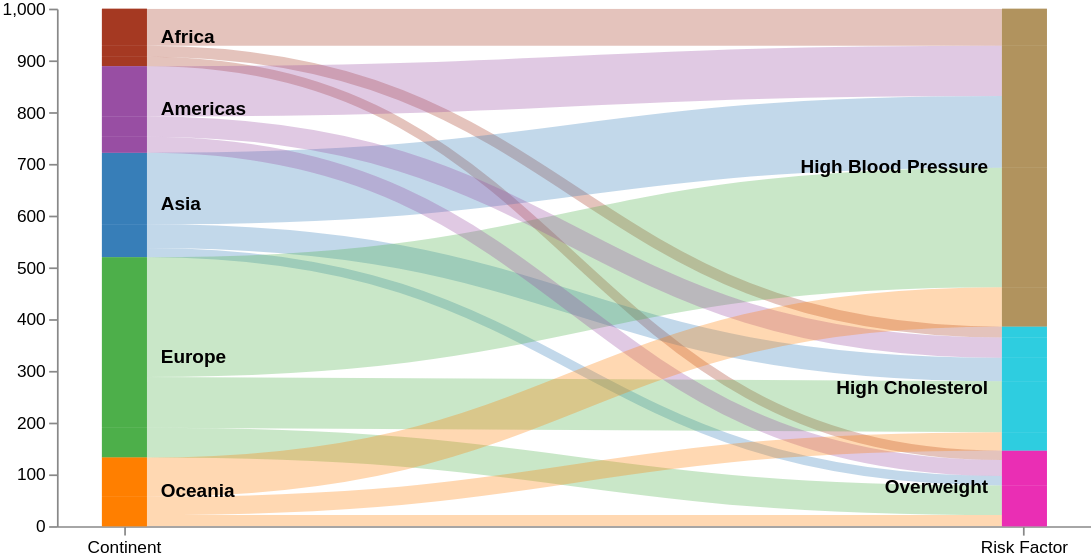

Source (Vega-Lite JSON):
### Vega specification from a JSON file in a GitHub repository (floating-point values rounded to 4 significant figures)
{"$schema": "https://vega.github.io/schema/vega/v5.2.json", "height": 300, "width": 600, "data": [{"name": "rawData", "values": [{"key": {"stk1": "Africa", "stk2": "Overweight"}, "doc_count": 18.47}, {"key": {"stk1": "Africa", "stk2": "High Cholesterol"}, "doc_count": 21.34}, {"key": {"stk1": "Africa", "stk2": "High Blood Pressure"}, "doc_count": 71.8}, {"key": {"stk1": "Asia", "stk2": "Overweight"}, "doc_count": 18.18}, {"key": {"stk1": "Asia", "stk2": "High Cholesterol"}, "doc_count": 45.59}, {"key": {"stk1": "Asia", "stk2": "High Blood Pressure"}, "doc_count": 138.5}, {"key": {"stk1": "Europe", "stk2": "Overweight"}, "doc_count": 57.43}, {"key": {"stk1": "Europe", "stk2": "High Cholesterol"}, "doc_count": 98.45}, {"key": {"stk1": "Europe", "stk2": "High Blood Pressure"}, "doc_count": 231.4}, {"key": {"stk1": "Americas", "stk2": "Overweight"}, "doc_count": 30.86}, {"key": {"stk1": "Americas", "stk2": "High Cholesterol"}, "doc_count": 39.15}, {"key": {"stk1": "Americas", "stk2": "High Blood Pressure"}, "doc_count": 97.32}, {"key": {"stk1": "Oceania", "stk2": "Overweight"}, "doc_count": 21.37}, {"key": {"stk1": "Oceania", "stk2": "High Cholesterol"}, "doc_count": 35.42}, {"key": {"stk1": "Oceania", "stk2": "High Blood Pressure"}, "doc_count": 76.09}], "transform": [{"type": "formula", "expr": "datum.key.stk1", "as": "stk1"}, {"type": "formula", "expr": "datum.key.stk2", "as": "stk2"}, {"type": "formula", "expr": "datum.doc_count", "as": "size"}]}, {"name": "nodes", "source": "rawData", "transform": [{"type": "filter", "expr": "!groupSelector || groupSelector.stk1 == datum.stk1 || groupSelector.stk2 == datum.stk2"}, {"type": "formula", "expr": "datum.stk1+datum.stk2", "as": "key"}, {"type": "fold", "fields": ["stk1", "stk2"], "as": ["stack", "grpId"]}, {"type": "formula", "expr": "datum.stack == 'stk1' ? datum.stk1+' '+datum.stk2 : datum.stk2+' '+datum.stk1", "as": "sortField"}, {"type": "stack", "groupby": ["stack"], "sort": {"field": "sortField", "order": "descending"}, "field": "size"}, {"type": "formula", "expr": "(datum.y0+datum.y1)/2", "as": "yc"}]}, {"name": "groups", "source": "nodes", "transform": [{"type": "aggregate", "groupby": ["stack", "grpId"], "fields": ["size"], "ops": ["sum"], "as": ["total"]}, {"type": "stack", "groupby": ["stack"], "sort": {"field": "grpId", "order": "descending"}, "field": "total"}, {"type": "formula", "expr": "scale('y', datum.y0)", "as": "scaledY0"}, {"type": "formula", "expr": "scale('y', datum.y1)", "as": "scaledY1"}, {"type": "formula", "expr": "datum.stack == 'stk1'", "as": "rightLabel"}, {"type": "formula", "expr": "datum.total/domain('y')[1]", "as": "percentage"}]}, {"name": "destinationNodes", "source": "nodes", "transform": [{"type": "filter", "expr": "datum.stack == 'stk2'"}]}, {"name": "edges", "source": "nodes", "transform": [{"type": "filter", "expr": "datum.stack == 'stk1'"}, {"type": "lookup", "from": "destinationNodes", "key": "key", "fields": ["key"], "as": ["target"]}, {"type": "linkpath", "orient": "horizontal", "shape": "diagonal", "sourceY": {"expr": "scale('y', datum.yc)"}, "sourceX": {"expr": "scale('x', 'stk1') + bandwidth('x')"}, "targetY": {"expr": "scale('y', datum.target.yc)"}, "targetX": {"expr": "scale('x', 'stk2')"}}, {"type": "formula", "expr": "range('y')[0]-scale('y', datum.size)", "as": "strokeWidth"}, {"type": "formula", "expr": "datum.size/domain('y')[1]", "as": "percentage"}]}], "scales": [{"name": "x", "type": "band", "range": "width", "domain": ["stk1", "stk2"], "paddingOuter": 0.05, "paddingInner": 0.95}, {"name": "y", "type": "linear", "range": "height", "domain": {"data": "nodes", "field": "y1"}}, {"name": "color", "type": "ordinal", "range": ["#a53922", "#377eb8", "#4daf4a", "#984ea3", "#ff7f00"], "domain": {"data": "rawData", "field": "stk1"}}, {"name": "color2", "type": "ordinal", "range": ["#ea2eb4", "#2ecde0", "#b1935e"], "domain": {"data": "rawData", "field": "stk2"}}, {"name": "stackNames", "type": "ordinal", "range": ["Continent", "Risk Factor"], "domain": ["stk1", "stk2"]}], "axes": [{"orient": "bottom", "scale": "x", "encode": {"labels": {"update": {"text": {"scale": "stackNames", "field": "value"}}}}}, {"orient": "left", "scale": "y"}], "marks": [{"type": "path", "name": "edgeMark", "from": {"data": "edges"}, "clip": true, "encode": {"update": {"stroke": [{"test": "groupSelector && groupSelector.stack=='stk1'", "scale": "color", "field": "stk2"}, {"scale": "color", "field": "stk1"}], "strokeWidth": {"field": "strokeWidth"}, "path": {"field": "path"}, "strokeOpacity": {"signal": "!groupSelector && (groupHover.stk1 == datum.stk1 || groupHover.stk2 == datum.stk2) ? 0.9 : 0.3"}, "zindex": {"signal": "!groupSelector && (groupHover.stk1 == datum.stk1 || groupHover.stk2 == datum.stk2) ? 1 : 0"}, "tooltip": {"signal": "{'Continent: ': datum.stk1, 'Risk Factor: ': datum.stk2, 'Death Rate (per 100,000 People): ': format(datum.size, ',.2f')}"}}, "hover": {"strokeOpacity": {"value": 1}}}}, {"type": "rect", "name": "groupMark", "from": {"data": "groups"}, "encode": {"enter": {"fill": [{"test": "datum.stack == 'stk1'", "scale": "color", "field": "grpId"}, {"test": "datum.stack == 'stk2'", "scale": "color2", "field": "grpId"}], "width": {"scale": "x", "band": 1}}, "update": {"x": {"scale": "x", "field": "stack"}, "y": {"field": "scaledY0"}, "y2": {"field": "scaledY1"}, "fillOpacity": {"value": 0.6}, "tooltip": {"signal": "datum.grpId + '   ' + format(datum.total, ',.0f') + '   (' + format(datum.percentage, '.1%') + ')'"}}, "hover": {"fillOpacity": {"value": 1}}}}, {"type": "text", "from": {"data": "groups"}, "interactive": false, "encode": {"update": {"x": {"signal": "scale('x', datum.stack) + (datum.rightLabel ? bandwidth('x') + 8 : -8)"}, "yc": {"signal": "(datum.scaledY0 + datum.scaledY1)/2"}, "align": {"signal": "datum.rightLabel ? 'left' : 'right'"}, "baseline": {"value": "middle"}, "fontWeight": {"value": "bold"}, "text": {"signal": "abs(datum.scaledY0-datum.scaledY1) > 13 ? datum.grpId : ''"}}}}, {"type": "group", "data": [{"name": "dataForShowAll", "values": [{}], "transform": [{"type": "filter", "expr": "groupSelector"}]}], "encode": {"enter": {"xc": {"signal": "width/2"}, "y": {"value": 30}, "width": {"value": 80}, "height": {"value": 30}}}, "marks": [{"type": "group", "name": "groupReset", "from": {"data": "dataForShowAll"}, "encode": {"enter": {"cornerRadius": {"value": 6}, "fill": {"value": "#f5f5f5"}, "stroke": {"value": "#c1c1c1"}, "strokeWidth": {"value": 2}, "height": {"field": {"group": "height"}}, "width": {"field": {"group": "width"}}}, "update": {"opacity": {"value": 1}}, "hover": {"opacity": {"value": 0.7}}}, "marks": [{"type": "text", "interactive": false, "encode": {"enter": {"xc": {"field": {"group": "width"}, "mult": 0.5}, "yc": {"field": {"group": "height"}, "mult": 0.5, "offset": 2}, "align": {"value": "center"}, "baseline": {"value": "middle"}, "fontWeight": {"value": "bold"}, "text": {"value": "Show All"}}}}]}]}, {"type": "rect", "from": {"data": "nodes"}, "encode": {"enter": {"width": {"scale": "x", "band": 1}, "x": {"scale": "x", "field": "stack"}, "y": {"field": "y0", "scale": "y"}, "y2": {"field": "y1", "scale": "y"}, "fill": [{"test": "datum.stack == 'stk1'", "scale": "color", "field": "stk1"}, {"test": "datum.stack == 'stk2'", "scale": "color2", "field": "stk2"}]}}}], "signals": [{"name": "groupHover", "value": {}, "on": [{"events": "@groupMark:mouseover", "update": "{stk1:datum.stack=='stk1' && datum.grpId, stk2:datum.stack=='stk2' && datum.grpId}"}, {"events": "mouseout", "update": "{}"}]}, {"name": "groupSelector", "value": false, "on": [{"events": "@groupMark:click!", "update": "{stack:datum.stack, stk1:datum.stack=='stk1' && datum.grpId, stk2:datum.stack=='stk2' && datum.grpId}"}, {"events": [{"type": "click", "markname": "groupReset"}, {"type": "dblclick"}], "update": "false"}]}]}
